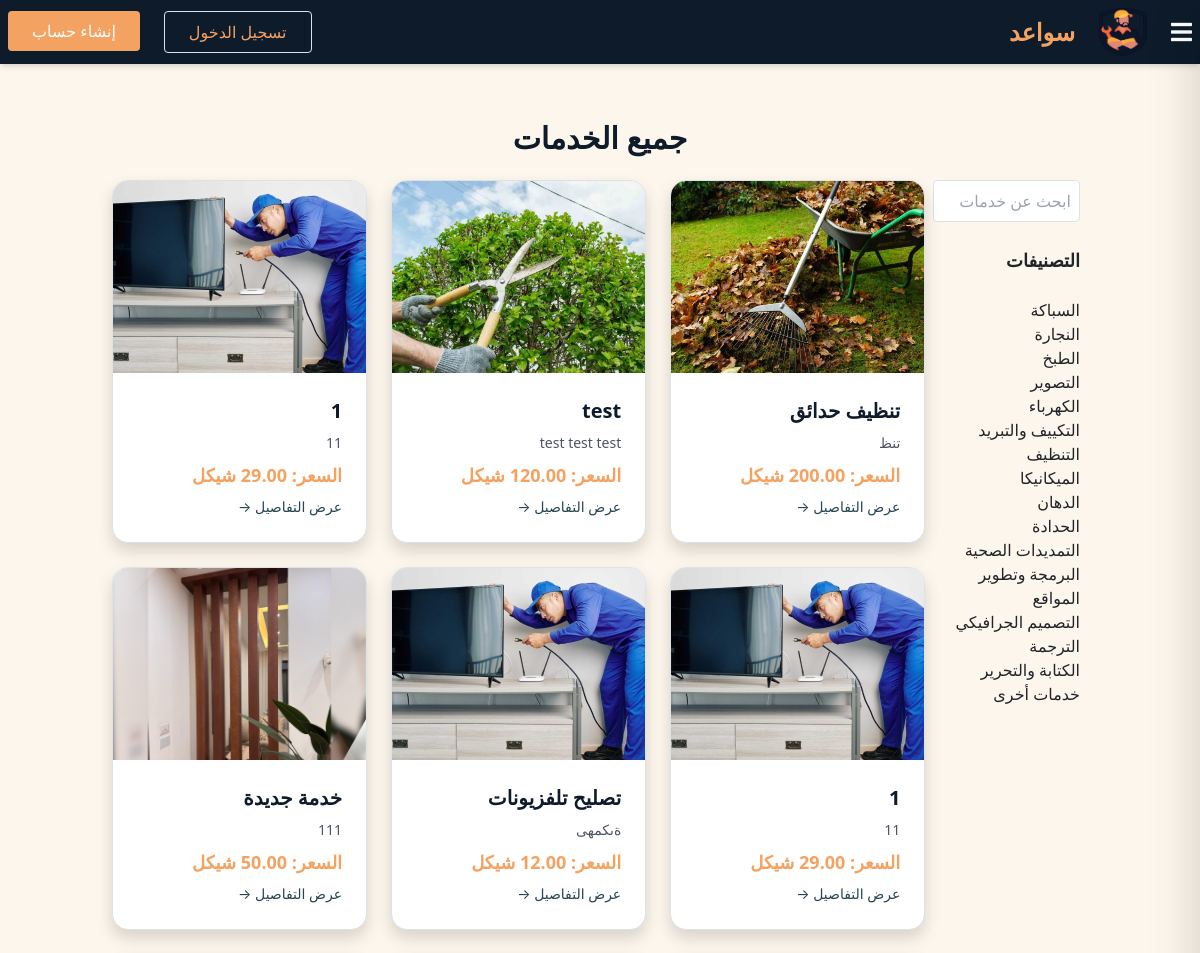
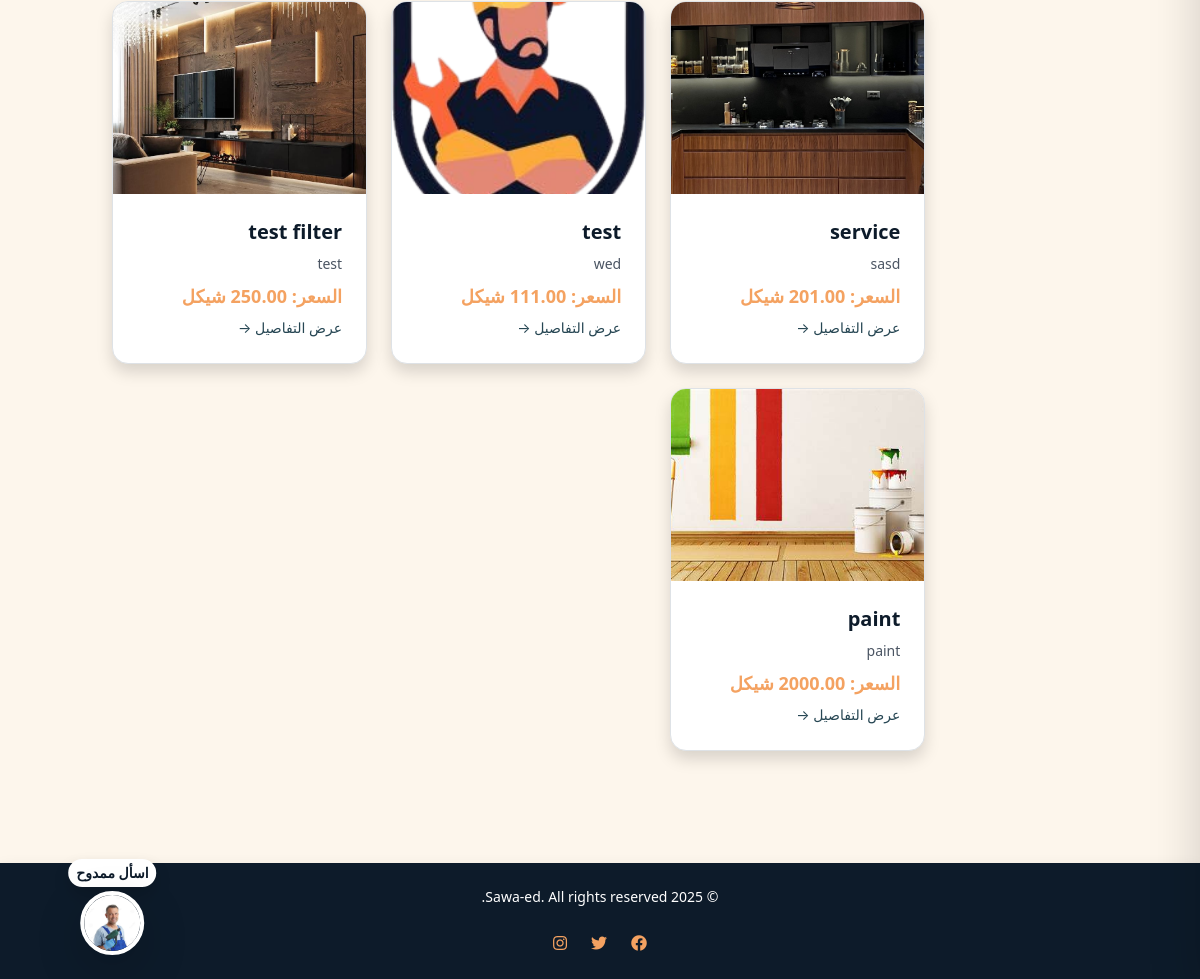
The page / on the database its author committed (2 pictures, top to bottom).
### Sawaed_app/models.py (models this page shows, shortened)
class ServiceListing(models.Model):
    SERVICE_TYPES = [
        ('السباكة', 'السباكة'),
        ('النجارة', 'النجارة'),
        ('الطبخ', 'الطبخ'),
        ('التصوير', 'التصوير'),
        ('الكهرباء', 'الكهرباء'),
        ('التكييف والتبريد', 'التكييف والتبريد'),
        ('التنظيف', 'التنظيف'),
        ('الميكانيكا', 'الميكانيكا'),
        ('الدهان', 'الدهان'),
        ('الحدادة', 'الحدادة'),
        ('التمديدات الصحية', 'التمديدات الصحية'),
        ('البرمجة وتطوير المواقع', 'البرمجة وتطوير المواقع'),
        ('التصميم الجرافيكي', 'التصميم الجرافيكي'),
        ('الترجمة', 'الترجمة'),
        ('الكتابة والتحرير', 'الكتابة والتحرير'),
        ('خدمات أخرى', 'خدمات أخرى'),
    ]
    handyman = models.ForeignKey(
        settings.AUTH_USER_MODEL,
        on_delete=models.CASCADE,
        related_name='services'
    )
    name = models.CharField(max_length=255)
    description = models.TextField()
    price = models.DecimalField(max_digits=10, decimal_places=2)
    image = models.ImageField(upload_to='service_images/', null=True, blank=True)
    service_type = models.CharField(max_length=50, choices=SERVICE_TYPES, null=True, blank=True,default='خدمات أخرى')
    created_at = models.DateTimeField(auto_now_add=True)
    updated_at = models.DateTimeField(auto_now=True)

### Sawaed_app/views.py (the view)
# urls.py: path('', views.user_home, name='userhome'),
def user_home(request):
    services = ServiceListing.objects.all().order_by('-created_at')
    service_added = request.session.pop('service_added', False)
    user_logged=request.session.pop('user_logged',False)
    handyman=HandymanProfile.objects.all()
    context={
        'handyman':handyman,
        'service_added': service_added,
        'user_logged':user_logged,
        'services':services
    }
    context.update(base_view_data(request))
    return render(request,'userhome.html',context)

### Sawaed_app/context_processors.py (called while the page is built, shortened)
def notifications_processor(request):
    return {}

### Sawaed_app/views.py (called while the page is built)
def base_view_data(request):
    services=ServiceListing.objects.all()
    cart_count = 0
    if request.user.is_authenticated:
        cart_count = ServiceOrder.objects.filter(client=request.user, status='pending').count()
    data = {
        'services':services,
        'service_types': ServiceListing.SERVICE_TYPES,
        'cart_count': cart_count,
    }
    if request.user.is_authenticated:
        data['unread_messages_count'] = Message.objects.filter(receiver=request.user, is_read=False).count()
    else:
        data['unread_messages_count'] = 0
    return data

### Sawaed_app/templates/userhome.html (shortened to what this page needs)
{% extends 'index.html' %}
{% block content %}
{% load static %}
  <div class="container mx-auto p-4">
    <h1 class="text-3xl font-bold text-center mb-6 text-[#0d1b2a]">جميع الخدمات</h1>
    <div class="flex justify-between mb-4">
      <div class="w-full sm:w-1/4 md:w-1/5 lg:w-1/6 px-2">
<form method="GET" action="{% url 'service_search' %}" class="mb-4">
  <input
    type="text"
    name="q"
    placeholder="ابحث عن خدمات"
    class="p-2 border border-gray-300 rounded w-full"
    value="{{ request.GET.q }}">
</form>
        <ul>
          <h2 class="text-lg font-semibold mb-4 text-right">التصنيفات</h2>
          {% for service_type in service_types %}
          <li class="hover:text-[#f4a261] cursor-pointer">
            <a href="{% url 'services_by_type' service_type.0 %}">
                {{ service_type.0 }}
            </a>
        </li>
          {% endfor %}
        </ul>
      </div>
      <div class="w-full sm:w-3/4 md:w-4/5 lg:w-5/6 mx-auto" dir="rtl">
        <div class="grid grid-cols-1 sm:grid-cols-2 lg:grid-cols-3 gap-6">
          {% for service in services %}
            <div id="service-{{ service.id }}" class="relative group">
              <div
                onclick="window.location.href='{% url 'service_detail' service.id service.handyman.id %}'"
                class="cursor-pointer block bg-white border border-gray-200 rounded-2xl shadow hover:shadow-lg transition duration-200 overflow-hidden"
              >
                {% if service.image %}
                  <img src="{{ service.image.url }}" alt="{{ service.name }}" class="w-full h-48 object-cover">
                {% else %}
                  <img src="{% static 'images/placeholder.png' %}" alt="صورة افتراضية" class="w-full h-48 object-cover">
                {% endif %}
                <div class="p-4 space-y-2 pb-12 relative">
                  <h3 class="text-xl font-semibold text-[#0d1b2a] truncate">{{ service.name }}</h3>
                  <p class="text-gray-600 text-sm">{{ service.description|truncatechars:100 }}</p>
                  <p class="text-[#f4a261] font-bold text-lg">السعر: {{ service.price }} شيكل</p>
                  <span class="inline-block mt-2 text-sm text-[#264653] hover:text-[#f4a261] transition">عرض التفاصيل &rarr;</span>
                </div>
              </div>
            </div>
          {% endfor %}
        </div>
{% endblock %}

### Sawaed_app/static/css/style.css (style rules this page uses)
a { text-decoration: none; color: #0d1b2a; text-decoration: none; transition: 0.4s ease; }

### rows shown on the page
ServiceListing: image (picture), name "تنظيف حدائق", description "تنظ"
ServiceListing: image (picture), name "test", description "test test test"
ServiceListing: image (picture), name "1", description "11"
ServiceListing: image (picture), name "1", description "11", price "29.00"
ServiceListing: image (picture), name "تصليح تلفزيونات", description "ةىكمهى"
ServiceListing: image (picture), name "خدمة جديدة", description "111"
ServiceListing: image (picture), name "service", description "sasd"
ServiceListing: image (picture), name "test", description "wed"
ServiceListing: image (picture), name "test filter", description "test"
ServiceListing: image (picture), name "paint", description "paint"

### other values the page prints
{{ service_type.0 }} "السباكة" "النجارة" "الطبخ" "التصوير" "الكهرباء" "التكييف والتبريد" "التنظيف" "الميكانيكا" "الدهان" "الحدادة" "التمديدات الصحية" "البرمجة وتطوير المواقع" "التصميم الجرافيكي" "الترجمة" "الكتابة والتحرير" "خدمات أخرى"
